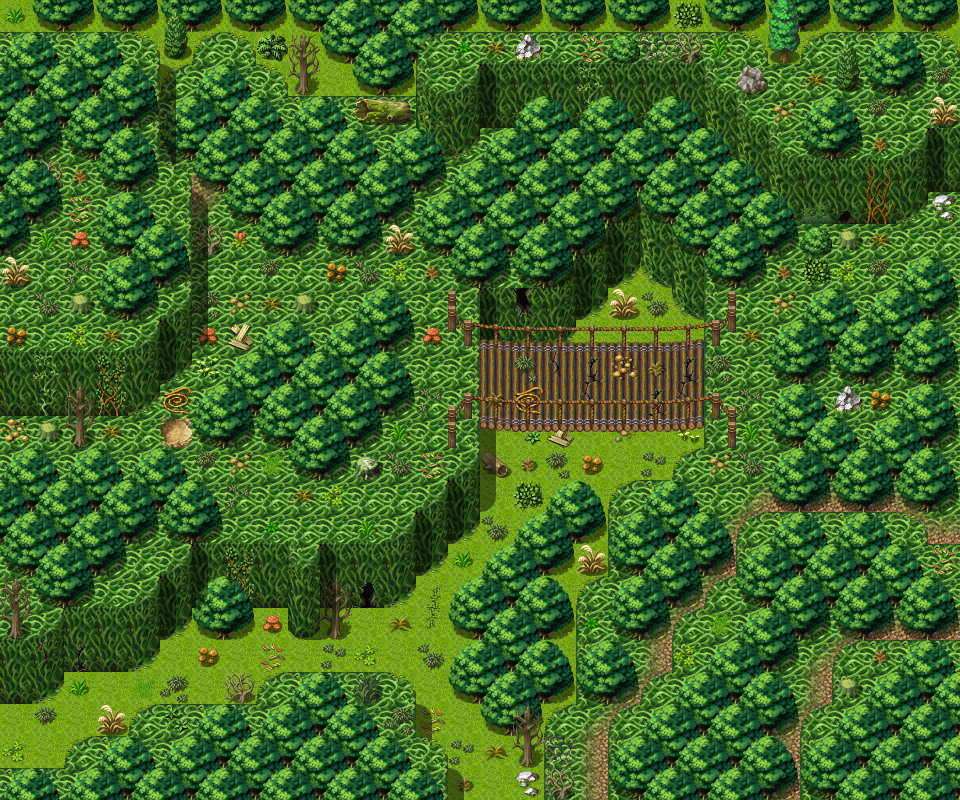

A 2D game scene composited from a Tiled map and its tileset images. What follows is a short description and the map's XML, with each tile layer's data collapsed to a summary:
An orthogonal 30x25 tile map with 32x32 px tiles, 3 tile layers (Ground, Objects, Above), 1 hidden layer not drawn, 60 tilesets and 22 objects (17x spawn, 5x mapchange).

<map version="1.0" orientation="orthogonal" renderorder="right-down" width="30" height="25" tilewidth="32" tileheight="32" nextobjectid="23">
 <properties>
  <property name="outdoors" value="1" />
 </properties>
 <tileset firstgid="1" name="map_bed_1" tilewidth="32" tileheight="32" tilecount="128" columns="16">
  <image source="../drawable/map_bed_1.png" width="512" height="256" />
 </tileset>
 <tileset firstgid="129" name="map_border_1" tilewidth="32" tileheight="32" tilecount="128" columns="16">
  <image source="../drawable/map_border_1.png" width="512" height="256" />
 </tileset>
 <tileset firstgid="257" name="map_bridge_1" tilewidth="32" tileheight="32" tilecount="128" columns="16">
  <image source="../drawable/map_bridge_1.png" width="512" height="256" />
 </tileset>
 <tileset firstgid="385" name="map_bridge_2" tilewidth="32" tileheight="32" tilecount="128" columns="16">
  <image source="../drawable/map_bridge_2.png" width="512" height="256" />
 </tileset>
 <tileset firstgid="513" name="map_broken_1" tilewidth="32" tileheight="32" tilecount="128" columns="16">
  <image source="../drawable/map_broken_1.png" width="512" height="256" />
 </tileset>
 <tileset firstgid="641" name="map_cavewall_1" tilewidth="32" tileheight="32" tilecount="108" columns="18">
  <image source="../drawable/map_cavewall_1.png" width="576" height="192" />
 </tileset>
 <tileset firstgid="749" name="map_cavewall_2" tilewidth="32" tileheight="32" tilecount="108" columns="18">
  <image source="../drawable/map_cavewall_2.png" width="576" height="192" />
 </tileset>
 <tileset firstgid="857" name="map_cavewall_3" tilewidth="32" tileheight="32" tilecount="108" columns="18">
  <image source="../drawable/map_cavewall_3.png" width="576" height="192" />
 </tileset>
 <tileset firstgid="965" name="map_cavewall_4" tilewidth="32" tileheight="32" tilecount="108" columns="18">
  <image source="../drawable/map_cavewall_4.png" width="576" height="192" />
 </tileset>
 <tileset firstgid="1073" name="map_chair_table_1" tilewidth="32" tileheight="32" tilecount="128" columns="16">
  <image source="../drawable/map_chair_table_1.png" width="512" height="256" />
 </tileset>
 <tileset firstgid="1201" name="map_chair_table_2" tilewidth="32" tileheight="32" tilecount="128" columns="16">
  <image source="../drawable/map_chair_table_2.png" width="512" height="256" />
 </tileset>
 <tileset firstgid="1329" name="map_crate_1" tilewidth="32" tileheight="32" tilecount="128" columns="16">
  <image source="../drawable/map_crate_1.png" width="512" height="256" />
 </tileset>
 <tileset firstgid="1457" name="map_cupboard_1" tilewidth="32" tileheight="32" tilecount="128" columns="16">
  <image source="../drawable/map_cupboard_1.png" width="512" height="256" />
 </tileset>
 <tileset firstgid="1585" name="map_curtain_1" tilewidth="32" tileheight="32" tilecount="128" columns="16">
  <image source="../drawable/map_curtain_1.png" width="512" height="256" />
 </tileset>
 <tileset firstgid="1713" name="map_entrance_1" tilewidth="32" tileheight="32" tilecount="128" columns="16">
  <image source="../drawable/map_entrance_1.png" width="512" height="256" />
 </tileset>
 <tileset firstgid="1841" name="map_entrance_2" tilewidth="32" tileheight="32" tilecount="128" columns="16">
  <image source="../drawable/map_entrance_2.png" width="512" height="256" />
 </tileset>
 <tileset firstgid="1969" name="map_fence_1" tilewidth="32" tileheight="32" tilecount="128" columns="16">
  <image source="../drawable/map_fence_1.png" width="512" height="256" />
 </tileset>
 <tileset firstgid="2097" name="map_fence_2" tilewidth="32" tileheight="32" tilecount="128" columns="16">
  <image source="../drawable/map_fence_2.png" width="512" height="256" />
 </tileset>
 <tileset firstgid="2225" name="map_fence_3" tilewidth="32" tileheight="32" tilecount="128" columns="16">
  <image source="../drawable/map_fence_3.png" width="512" height="256" />
 </tileset>
 <tileset firstgid="2353" name="map_fence_4" tilewidth="32" tileheight="32" tilecount="128" columns="16">
  <image source="../drawable/map_fence_4.png" width="512" height="256" />
 </tileset>
 <tileset firstgid="2481" name="map_ground_1" tilewidth="32" tileheight="32" tilecount="128" columns="16">
  <image source="../drawable/map_ground_1.png" width="512" height="256" />
 </tileset>
 <tileset firstgid="2609" name="map_ground_2" tilewidth="32" tileheight="32" tilecount="128" columns="16">
  <image source="../drawable/map_ground_2.png" width="512" height="256" />
 </tileset>
 <tileset firstgid="2737" name="map_ground_3" tilewidth="32" tileheight="32" tilecount="128" columns="16">
  <image source="../drawable/map_ground_3.png" width="512" height="256" />
 </tileset>
 <tileset firstgid="2865" name="map_ground_4" tilewidth="32" tileheight="32" tilecount="128" columns="16">
  <image source="../drawable/map_ground_4.png" width="512" height="256" />
 </tileset>
 <tileset firstgid="2993" name="map_ground_5" tilewidth="32" tileheight="32" tilecount="128" columns="16">
  <image source="../drawable/map_ground_5.png" width="512" height="256" />
 </tileset>
 <tileset firstgid="3121" name="map_ground_6" tilewidth="32" tileheight="32" tilecount="128" columns="16">
  <image source="../drawable/map_ground_6.png" width="512" height="256" />
 </tileset>
 <tileset firstgid="3249" name="map_ground_7" tilewidth="32" tileheight="32" tilecount="128" columns="16">
  <image source="../drawable/map_ground_7.png" width="512" height="256" />
 </tileset>
 <tileset firstgid="3377" name="map_ground_8" tilewidth="32" tileheight="32" tilecount="128" columns="16">
  <image source="../drawable/map_ground_8.png" width="512" height="256" />
 </tileset>
 <tileset firstgid="3505" name="map_house_1" tilewidth="32" tileheight="32" tilecount="128" columns="16">
  <image source="../drawable/map_house_1.png" width="512" height="256" />
 </tileset>
 <tileset firstgid="3633" name="map_house_2" tilewidth="32" tileheight="32" tilecount="128" columns="16">
  <image source="../drawable/map_house_2.png" width="512" height="256" />
 </tileset>
 <tileset firstgid="3761" name="map_indoor_1" tilewidth="32" tileheight="32" tilecount="128" columns="16">
  <image source="../drawable/map_indoor_1.png" width="512" height="256" />
 </tileset>
 <tileset firstgid="3889" name="map_indoor_2" tilewidth="32" tileheight="32" tilecount="128" columns="16">
  <image source="../drawable/map_indoor_2.png" width="512" height="256" />
 </tileset>
 <tileset firstgid="4017" name="map_kitchen_1" tilewidth="32" tileheight="32" tilecount="128" columns="16">
  <image source="../drawable/map_kitchen_1.png" width="512" height="256" />
 </tileset>
 <tileset firstgid="4145" name="map_outdoor_1" tilewidth="32" tileheight="32" tilecount="128" columns="16">
  <image source="../drawable/map_outdoor_1.png" width="512" height="256" />
 </tileset>
 <tileset firstgid="4273" name="map_pillar_1" tilewidth="32" tileheight="32" tilecount="128" columns="16">
  <image source="../drawable/map_pillar_1.png" width="512" height="256" />
 </tileset>
 <tileset firstgid="4401" name="map_pillar_2" tilewidth="32" tileheight="32" tilecount="128" columns="16">
  <image source="../drawable/map_pillar_2.png" width="512" height="256" />
 </tileset>
 <tileset firstgid="4529" name="map_plant_1" tilewidth="32" tileheight="32" tilecount="128" columns="16">
  <image source="../drawable/map_plant_1.png" width="512" height="256" />
 </tileset>
 <tileset firstgid="4657" name="map_plant_2" tilewidth="32" tileheight="32" tilecount="128" columns="16">
  <image source="../drawable/map_plant_2.png" width="512" height="256" />
 </tileset>
 <tileset firstgid="4785" name="map_rock_1" tilewidth="32" tileheight="32" tilecount="128" columns="16">
  <image source="../drawable/map_rock_1.png" width="512" height="256" />
 </tileset>
 <tileset firstgid="4913" name="map_rock_2" tilewidth="32" tileheight="32" tilecount="128" columns="16">
  <image source="../drawable/map_rock_2.png" width="512" height="256" />
 </tileset>
 <tileset firstgid="5041" name="map_roof_1" tilewidth="32" tileheight="32" tilecount="128" columns="16">
  <image source="../drawable/map_roof_1.png" width="512" height="256" />
 </tileset>
 <tileset firstgid="5169" name="map_roof_2" tilewidth="32" tileheight="32" tilecount="128" columns="16">
  <image source="../drawable/map_roof_2.png" width="512" height="256" />
 </tileset>
 <tileset firstgid="5297" name="map_roof_3" tilewidth="32" tileheight="32" tilecount="128" columns="16">
  <image source="../drawable/map_roof_3.png" width="512" height="256" />
 </tileset>
 <tileset firstgid="5425" name="map_shop_1" tilewidth="32" tileheight="32" tilecount="128" columns="16">
  <image source="../drawable/map_shop_1.png" width="512" height="256" />
 </tileset>
 <tileset firstgid="5553" name="map_sign_ladder_1" tilewidth="32" tileheight="32" tilecount="128" columns="16">
  <image source="../drawable/map_sign_ladder_1.png" width="512" height="256" />
 </tileset>
 <tileset firstgid="5681" name="map_table_1" tilewidth="32" tileheight="32" tilecount="128" columns="16">
  <image source="../drawable/map_table_1.png" width="512" height="256" />
 </tileset>
 <tileset firstgid="5809" name="map_trail_1" tilewidth="32" tileheight="32" tilecount="128" columns="16">
  <image source="../drawable/map_trail_1.png" width="512" height="256" />
 </tileset>
 <tileset firstgid="5937" name="map_transition_1" tilewidth="32" tileheight="32" tilecount="128" columns="16">
  <image source="../drawable/map_transition_1.png" width="512" height="256" />
 </tileset>
 <tileset firstgid="6065" name="map_transition_2" tilewidth="32" tileheight="32" tilecount="128" columns="16">
  <image source="../drawable/map_transition_2.png" width="512" height="256" />
 </tileset>
 <tileset firstgid="6193" name="map_transition_3" tilewidth="32" tileheight="32" tilecount="128" columns="16">
  <image source="../drawable/map_transition_3.png" width="512" height="256" />
 </tileset>
 <tileset firstgid="6321" name="map_transition_4" tilewidth="32" tileheight="32" tilecount="128" columns="16">
  <image source="../drawable/map_transition_4.png" width="512" height="256" />
 </tileset>
 <tileset firstgid="6449" name="map_transition_5" tilewidth="32" tileheight="32" tilecount="128" columns="16">
  <image source="../drawable/map_transition_5.png" width="512" height="256" />
 </tileset>
 <tileset firstgid="6577" name="map_tree_1" tilewidth="32" tileheight="32" tilecount="128" columns="16">
  <image source="../drawable/map_tree_1.png" width="512" height="256" />
 </tileset>
 <tileset firstgid="6705" name="map_tree_2" tilewidth="32" tileheight="32" tilecount="128" columns="16">
  <image source="../drawable/map_tree_2.png" width="512" height="256" />
 </tileset>
 <tileset firstgid="6833" name="map_wall_1" tilewidth="32" tileheight="32" tilecount="128" columns="16">
  <image source="../drawable/map_wall_1.png" width="512" height="256" />
 </tileset>
 <tileset firstgid="6961" name="map_wall_2" tilewidth="32" tileheight="32" tilecount="120" columns="15">
  <image source="../drawable/map_wall_2.png" width="480" height="256" />
 </tileset>
 <tileset firstgid="7081" name="map_wall_3" tilewidth="32" tileheight="32" tilecount="120" columns="15">
  <image source="../drawable/map_wall_3.png" width="480" height="256" />
 </tileset>
 <tileset firstgid="7201" name="map_wall_4" tilewidth="32" tileheight="32" tilecount="120" columns="15">
  <image source="../drawable/map_wall_4.png" width="480" height="256" />
 </tileset>
 <tileset firstgid="7321" name="map_window_1" tilewidth="32" tileheight="32" tilecount="128" columns="16">
  <image source="../drawable/map_window_1.png" width="512" height="256" />
 </tileset>
 <tileset firstgid="7449" name="map_window_2" tilewidth="32" tileheight="32" tilecount="128" columns="16">
  <image source="../drawable/map_window_2.png" width="512" height="256" />
 </tileset>
 <layer name="Ground" width="30" height="25">
  <data>[750 cells, 750 non-empty, 16 distinct tile ids]</data>
 </layer>
 <layer name="Objects" width="30" height="25">
  <data>[750 cells, 603 non-empty, 84 distinct tile ids]</data>
 </layer>
 <layer name="Above" width="30" height="25">
  <data>[750 cells, 128 non-empty, 22 distinct tile ids]</data>
 </layer>
 <layer name="Walkable" width="30" height="25" visible="0">
  <data>[750 cells, 581 non-empty, 1 distinct tile ids]</data>
 </layer>
 <objectgroup name="Mapevents">
  <object id="1" name="west3" type="mapchange" x="0" y="288" width="32" height="64">
   <properties>
    <property name="map" value="lodar3" />
    <property name="place" value="east2" />
   </properties>
  </object>
  <object id="2" name="west2" type="mapchange" x="0" y="416" width="32" height="64">
   <properties>
    <property name="map" value="lodar3" />
    <property name="place" value="east1" />
   </properties>
  </object>
  <object id="3" name="west1" type="mapchange" x="0" y="704" width="32" height="64">
   <properties>
    <property name="map" value="lodar4" />
    <property name="place" value="east2" />
   </properties>
  </object>
  <object id="4" name="south" type="mapchange" x="448" y="768" width="96" height="32">
   <properties>
    <property name="map" value="lodar11" />
    <property name="place" value="north" />
   </properties>
  </object>
  <object id="5" name="east" type="mapchange" x="928" y="192" width="32" height="96">
   <properties>
    <property name="map" value="lodar10" />
    <property name="place" value="west" />
   </properties>
  </object>
 </objectgroup>
 <objectgroup name="Spawn">
  <object id="6" name="khakin1" type="spawn" x="736" y="224" width="160" height="128">
   <properties>
    <property name="quantity" value="2" />
    <property name="spawngroup" value="khakin1" />
   </properties>
  </object>
  <object id="7" name="khakin1_1" type="spawn" x="704" y="416" width="96" height="128">
   <properties>
    <property name="spawngroup" value="khakin1" />
   </properties>
  </object>
  <object id="8" name="khakin2" type="spawn" x="480" y="352" width="64" height="64">
   <properties>
    <property name="quantity" value="2" />
    <property name="spawngroup" value="khakin2" />
   </properties>
  </object>
  <object id="9" name="khakin2_1" type="spawn" x="544" y="352" width="64" height="64">
   <properties>
    <property name="quantity" value="2" />
    <property name="spawngroup" value="khakin2" />
   </properties>
  </object>
  <object id="10" name="khakin3" type="spawn" x="608" y="352" width="64" height="64">
   <properties>
    <property name="quantity" value="2" />
    <property name="spawngroup" value="khakin3" />
   </properties>
  </object>
  <object id="11" name="khakin1_2" type="spawn" x="672" y="352" width="64" height="64">
   <properties>
    <property name="quantity" value="2" />
    <property name="spawngroup" value="khakin1" />
   </properties>
  </object>
  <object id="12" name="khakin2_2" type="spawn" x="160" y="224" width="288" height="160">
   <properties>
    <property name="quantity" value="3" />
    <property name="spawngroup" value="khakin2" />
   </properties>
  </object>
  <object id="13" name="khakin2_3" type="spawn" x="64" y="448" width="32" height="32">
   <properties>
    <property name="spawngroup" value="khakin2" />
   </properties>
  </object>
  <object id="14" name="khakin3_1" type="spawn" x="64" y="160" width="96" height="192">
   <properties>
    <property name="quantity" value="2" />
    <property name="spawngroup" value="khakin3" />
   </properties>
  </object>
  <object id="15" name="forestfly1" type="spawn" x="64" y="672" width="32" height="64">
   <properties>
    <property name="quantity" value="2" />
    <property name="spawngroup" value="forestfly1" />
   </properties>
  </object>
  <object id="16" name="forestfly1_1" type="spawn" x="160" y="640" width="64" height="64">
   <properties>
    <property name="quantity" value="2" />
    <property name="spawngroup" value="forestfly1" />
   </properties>
  </object>
  <object id="17" name="forestfly1_2" type="spawn" x="352" y="544" width="128" height="160">
   <properties>
    <property name="quantity" value="3" />
    <property name="spawngroup" value="forestfly1" />
   </properties>
  </object>
  <object id="18" name="hanklbit1" type="spawn" x="224" y="640" width="32" height="32">
   <properties>
    <property name="spawngroup" value="hanklbit1" />
   </properties>
  </object>
  <object id="19" name="hanklbit1_1" type="spawn" x="288" y="640" width="32" height="32">
   <properties>
    <property name="spawngroup" value="hanklbit1" />
   </properties>
  </object>
  <object id="20" name="forestfly1_3" type="spawn" x="480" y="448" width="192" height="128">
   <properties>
    <property name="quantity" value="3" />
    <property name="spawngroup" value="forestfly1" />
   </properties>
  </object>
  <object id="21" name="forestfly2" type="spawn" x="416" y="704" width="64" height="32">
   <properties>
    <property name="quantity" value="2" />
    <property name="spawngroup" value="forestfly2" />
   </properties>
  </object>
  <object id="22" name="khakin2_4" type="spawn" x="160" y="384" width="288" height="160">
   <properties>
    <property name="quantity" value="3" />
    <property name="spawngroup" value="khakin2" />
   </properties>
  </object>
 </objectgroup>
 <objectgroup name="Keys" />
</map>
